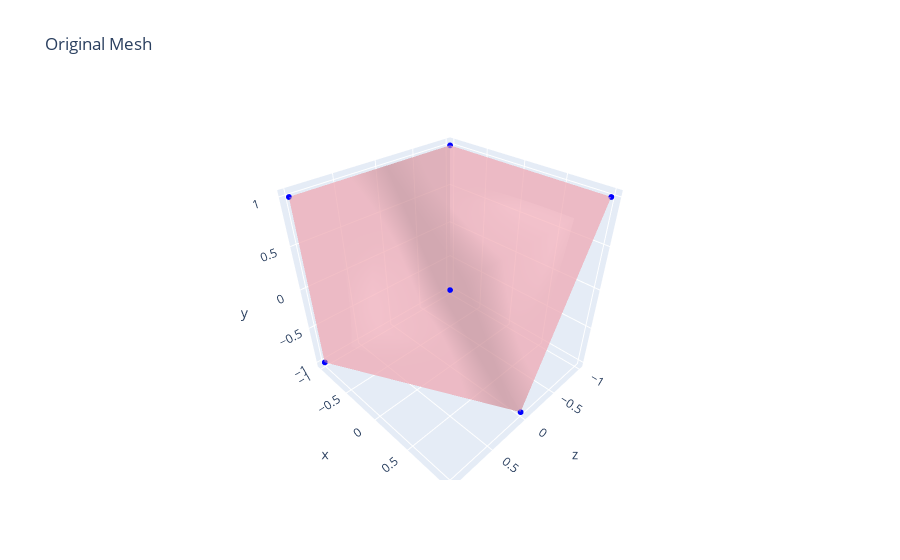
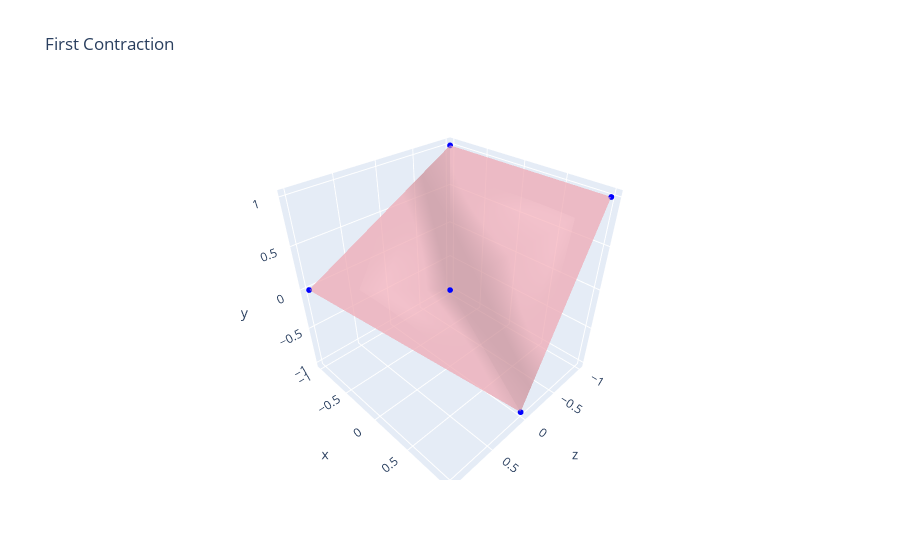

The code cell stored with these charts, in order, in its notebook:
### Markdown cell above
### Remove the pair with the lowest cost

### Code cell
def remove_pair(mesh: ModMesh, Q_matricies: np.ndarray, pair: tuple, v_bar: np.ndarray):
    """
    Removes a vertex from the mesh
    :param pair: indicies of the pair to remove
    :param mesh: mesh object
    :param Q_matricies: array of Q matrix for each vertex
    :return: new mesh, new Q matrix
    """
    mesh.combine_vertices(pair[0], pair[1], v_bar)
    Q_bar = Q_matricies[pair[0]] + Q_matricies[pair[1]]
    Q_matricies[pair[0]] = Q_bar
    Q_matricies[pair[1]] = Q_bar
    return mesh, Q_matricies


visualize_mesh(vertices, faces, "Original Mesh")
mesh, Q_matricies = remove_pair(
    mesh, Q_matricies, best_pair, best_v_bar
)
pairs.remove(best_pair)

vertices, faces = mesh.get_vertices_and_faces()
visualize_mesh(vertices, faces, "First Contraction")

### Figure 1 — Plotly figure (JSON) as saved in the notebook; plotly's stock layout.template omitted (floating-point values rounded to 4 significant figures)
{"data": [{"color": "lightpink", "i": [0, 0, 4, 4, 0, 0, 2, 2, 0, 0, 1, 1], "j": [2, 3, 1, 6, 1, 1, 5, 6, 4, 5, 3, 6], "k": [3, 1, 6, 5, 1, 4, 6, 3, 5, 2, 6, 1], "opacity": 0.5, "type": "mesh3d", "x": [-1, 1, -1, 1, -1, -1, 1], "y": [-1, -1, 1, 1, -1, 1, 1], "z": [-1, 0, -1, -1, 1, 1, 1]}, {"marker": {"color": "blue", "size": 2}, "mode": "markers", "type": "scatter3d", "x": [-1, 1, -1, 1, -1, -1, 1], "y": [-1, -1, 1, 1, -1, 1, 1], "z": [-1, 0, -1, -1, 1, 1, 1]}], "layout": {"scene": {"camera": {"center": {"x": 0, "y": 0, "z": 0}, "up": {"x": 0, "y": 1, "z": 0}}}, "title": {"text": "Original Mesh"}}}

### Figure 2 — Plotly figure (JSON) as saved in the notebook; plotly's stock layout.template omitted (floating-point values rounded to 4 significant figures)
{"data": [{"color": "lightpink", "i": [0, 0, 4, 4, 0, 0, 2, 2, 0, 0, 1, 1], "j": [2, 3, 1, 5, 1, 1, 4, 5, 4, 4, 3, 5], "k": [3, 1, 5, 4, 1, 4, 5, 3, 4, 2, 5, 1], "opacity": 0.5, "type": "mesh3d", "x": [-1, 1, -1, 1, -1, 1], "y": [-1, -1, 1, 1, 0, 1], "z": [-1, 0, -1, -1, 1, 1]}, {"marker": {"color": "blue", "size": 2}, "mode": "markers", "type": "scatter3d", "x": [-1, 1, -1, 1, -1, 1], "y": [-1, -1, 1, 1, 0, 1], "z": [-1, 0, -1, -1, 1, 1]}], "layout": {"scene": {"camera": {"center": {"x": 0, "y": 0, "z": 0}, "up": {"x": 0, "y": 1, "z": 0}}}, "title": {"text": "First Contraction"}}}
